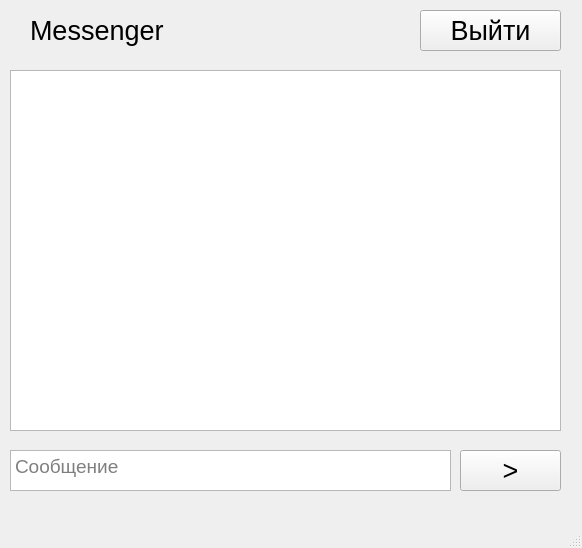
<?xml version="1.0" encoding="UTF-8"?>
<ui version="4.0">
 <class>MainWindow</class>
 <widget class="QMainWindow" name="MainWindow">
  <property name="geometry">
   <rect>
    <x>0</x>
    <y>0</y>
    <width>582</width>
    <height>548</height>
   </rect>
  </property>
  <property name="windowTitle">
   <string>MainWindow</string>
  </property>
  <widget class="QWidget" name="centralwidget">
   <widget class="QPushButton" name="pushButton">
    <property name="enabled">
     <bool>true</bool>
    </property>
    <property name="geometry">
     <rect>
      <x>460</x>
      <y>450</y>
      <width>101</width>
      <height>41</height>
     </rect>
    </property>
    <property name="font">
     <font>
      <pointsize>20</pointsize>
     </font>
    </property>
    <property name="text">
     <string>&gt;</string>
    </property>
   </widget>
   <widget class="QTextEdit" name="textEdit">
    <property name="geometry">
     <rect>
      <x>10</x>
      <y>450</y>
      <width>441</width>
      <height>41</height>
     </rect>
    </property>
    <property name="font">
     <font>
      <pointsize>14</pointsize>
     </font>
    </property>
    <property name="html">
     <string>&lt;!DOCTYPE HTML PUBLIC &quot;-//W3C//DTD HTML 4.0//EN&quot; &quot;http://www.w3.org/TR/REC-html40/strict.dtd&quot;&gt;
&lt;html&gt;&lt;head&gt;&lt;meta name=&quot;qrichtext&quot; content=&quot;1&quot; /&gt;&lt;style type=&quot;text/css&quot;&gt;
p, li { white-space: pre-wrap; }
&lt;/style&gt;&lt;/head&gt;&lt;body style=&quot; font-family:'MS Shell Dlg 2'; font-size:14pt; font-weight:400; font-style:normal;&quot;&gt;
&lt;p style=&quot;-qt-paragraph-type:empty; margin-top:0px; margin-bottom:0px; margin-left:0px; margin-right:0px; -qt-block-indent:0; text-indent:0px; font-size:7.8pt;&quot;&gt;&lt;br /&gt;&lt;/p&gt;&lt;/body&gt;&lt;/html&gt;</string>
    </property>
    <property name="placeholderText">
     <string>Сообщение</string>
    </property>
   </widget>
   <widget class="QListWidget" name="listWidget">
    <property name="geometry">
     <rect>
      <x>10</x>
      <y>70</y>
      <width>551</width>
      <height>361</height>
     </rect>
    </property>
   </widget>
   <widget class="QLabel" name="label">
    <property name="geometry">
     <rect>
      <x>30</x>
      <y>10</y>
      <width>281</width>
      <height>41</height>
     </rect>
    </property>
    <property name="font">
     <font>
      <pointsize>20</pointsize>
     </font>
    </property>
    <property name="text">
     <string>Messenger</string>
    </property>
   </widget>
   <widget class="QPushButton" name="pushButton_2">
    <property name="enabled">
     <bool>true</bool>
    </property>
    <property name="geometry">
     <rect>
      <x>420</x>
      <y>10</y>
      <width>141</width>
      <height>41</height>
     </rect>
    </property>
    <property name="font">
     <font>
      <pointsize>20</pointsize>
     </font>
    </property>
    <property name="text">
     <string>Выйти</string>
    </property>
   </widget>
  </widget>
  <widget class="QStatusBar" name="statusbar"/>
  <widget class="QMenuBar" name="menubar">
   <property name="geometry">
    <rect>
     <x>0</x>
     <y>0</y>
     <width>582</width>
     <height>26</height>
    </rect>
   </property>
  </widget>
 </widget>
 <resources/>
 <connections/>
</ui>
